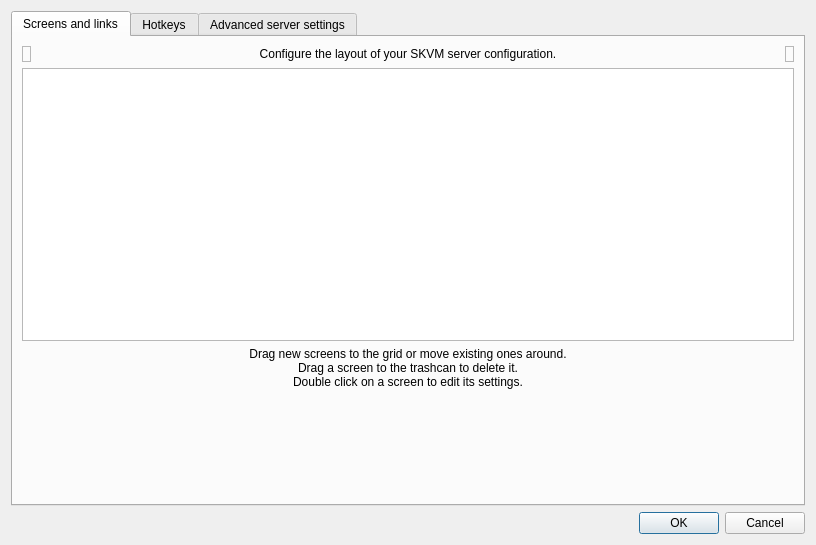
<?xml version="1.0" encoding="UTF-8"?>
<ui version="4.0">
 <class>ServerConfigDialogBase</class>
 <widget class="QDialog" name="ServerConfigDialogBase">
  <property name="geometry">
   <rect>
    <x>0</x>
    <y>0</y>
    <width>816</width>
    <height>545</height>
   </rect>
  </property>
  <property name="windowTitle">
   <string>Server Configuration</string>
  </property>
  <layout class="QVBoxLayout">
   <item>
    <widget class="QTabWidget" name="m_pTabWidget">
     <property name="currentIndex">
      <number>0</number>
     </property>
     <widget class="QWidget" name="m_pTabScreens">
      <attribute name="title">
       <string>Screens and links</string>
      </attribute>
      <layout class="QVBoxLayout">
       <item>
        <layout class="QHBoxLayout">
         <item>
          <widget class="TrashScreenWidget" name="m_pTrashScreenWidget">
           <property name="acceptDrops">
            <bool>true</bool>
           </property>
           <property name="toolTip">
            <string>Drag a screen from the grid to the trashcan to remove it.</string>
           </property>
           <property name="frameShape">
            <enum>QFrame::StyledPanel</enum>
           </property>
           <property name="frameShadow">
            <enum>QFrame::Raised</enum>
           </property>
           <property name="text">
            <string/>
           </property>
           <property name="pixmap">
            <pixmap resource="../res/SKVM.qrc">:/res/icons/64x64/user-trash.png</pixmap>
           </property>
          </widget>
         </item>
         <item>
          <widget class="QLabel" name="label_2">
           <property name="sizePolicy">
            <sizepolicy hsizetype="Preferred" vsizetype="Preferred">
             <horstretch>1</horstretch>
             <verstretch>0</verstretch>
            </sizepolicy>
           </property>
           <property name="text">
            <string>Configure the layout of your SKVM server configuration.</string>
           </property>
           <property name="alignment">
            <set>Qt::AlignCenter</set>
           </property>
           <property name="wordWrap">
            <bool>true</bool>
           </property>
          </widget>
         </item>
         <item>
          <widget class="NewScreenWidget" name="m_pLabelNewScreenWidget">
           <property name="toolTip">
            <string>Drag this button to the grid to add a new screen.</string>
           </property>
           <property name="frameShape">
            <enum>QFrame::StyledPanel</enum>
           </property>
           <property name="frameShadow">
            <enum>QFrame::Raised</enum>
           </property>
           <property name="text">
            <string/>
           </property>
           <property name="pixmap">
            <pixmap resource="../res/SKVM.qrc">:/res/icons/64x64/video-display.png</pixmap>
           </property>
          </widget>
         </item>
        </layout>
       </item>
       <item>
        <widget class="ScreenSetupView" name="m_pScreenSetupView">
         <property name="minimumSize">
          <size>
           <width>0</width>
           <height>273</height>
          </size>
         </property>
         <property name="maximumSize">
          <size>
           <width>16777215</width>
           <height>273</height>
          </size>
         </property>
         <property name="acceptDrops">
          <bool>true</bool>
         </property>
         <property name="autoFillBackground">
          <bool>false</bool>
         </property>
         <property name="frameShape">
          <enum>QFrame::StyledPanel</enum>
         </property>
         <property name="frameShadow">
          <enum>QFrame::Sunken</enum>
         </property>
        </widget>
       </item>
       <item>
        <widget class="QLabel" name="label_3">
         <property name="sizePolicy">
          <sizepolicy hsizetype="Preferred" vsizetype="Preferred">
           <horstretch>1</horstretch>
           <verstretch>0</verstretch>
          </sizepolicy>
         </property>
         <property name="text">
          <string>Drag new screens to the grid or move existing ones around.
Drag a screen to the trashcan to delete it.
Double click on a screen to edit its settings.</string>
         </property>
         <property name="alignment">
          <set>Qt::AlignCenter</set>
         </property>
         <property name="wordWrap">
          <bool>true</bool>
         </property>
        </widget>
       </item>
       <item>
        <spacer>
         <property name="orientation">
          <enum>Qt::Vertical</enum>
         </property>
         <property name="sizeHint" stdset="0">
          <size>
           <width>20</width>
           <height>40</height>
          </size>
         </property>
        </spacer>
       </item>
      </layout>
     </widget>
     <widget class="QWidget" name="m_pTabHotkeys">
      <attribute name="title">
       <string>Hotkeys</string>
      </attribute>
      <layout class="QHBoxLayout">
       <item>
        <widget class="QGroupBox" name="groupBox">
         <property name="title">
          <string>&amp;Hotkeys</string>
         </property>
         <layout class="QGridLayout">
          <item row="0" column="0" rowspan="4">
           <widget class="QListWidget" name="m_pListHotkeys"/>
          </item>
          <item row="0" column="1">
           <widget class="QPushButton" name="m_pButtonNewHotkey">
            <property name="enabled">
             <bool>true</bool>
            </property>
            <property name="text">
             <string>&amp;New</string>
            </property>
           </widget>
          </item>
          <item row="1" column="1">
           <widget class="QPushButton" name="m_pButtonEditHotkey">
            <property name="enabled">
             <bool>false</bool>
            </property>
            <property name="text">
             <string>&amp;Edit</string>
            </property>
           </widget>
          </item>
          <item row="2" column="1">
           <widget class="QPushButton" name="m_pButtonRemoveHotkey">
            <property name="enabled">
             <bool>false</bool>
            </property>
            <property name="text">
             <string>&amp;Remove</string>
            </property>
           </widget>
          </item>
          <item row="3" column="1">
           <spacer>
            <property name="orientation">
             <enum>Qt::Vertical</enum>
            </property>
            <property name="sizeHint" stdset="0">
             <size>
              <width>75</width>
              <height>161</height>
             </size>
            </property>
           </spacer>
          </item>
         </layout>
        </widget>
       </item>
       <item>
        <widget class="QGroupBox" name="groupBox_2">
         <property name="title">
          <string>A&amp;ctions</string>
         </property>
         <layout class="QGridLayout">
          <item row="0" column="0" rowspan="4">
           <widget class="QListWidget" name="m_pListActions"/>
          </item>
          <item row="0" column="1">
           <widget class="QPushButton" name="m_pButtonNewAction">
            <property name="enabled">
             <bool>false</bool>
            </property>
            <property name="text">
             <string>Ne&amp;w</string>
            </property>
           </widget>
          </item>
          <item row="1" column="1">
           <widget class="QPushButton" name="m_pButtonEditAction">
            <property name="enabled">
             <bool>false</bool>
            </property>
            <property name="text">
             <string>E&amp;dit</string>
            </property>
           </widget>
          </item>
          <item row="2" column="1">
           <widget class="QPushButton" name="m_pButtonRemoveAction">
            <property name="enabled">
             <bool>false</bool>
            </property>
            <property name="text">
             <string>Re&amp;move</string>
            </property>
           </widget>
          </item>
          <item row="3" column="1">
           <spacer>
            <property name="orientation">
             <enum>Qt::Vertical</enum>
            </property>
            <property name="sizeHint" stdset="0">
             <size>
              <width>20</width>
              <height>40</height>
             </size>
            </property>
           </spacer>
          </item>
         </layout>
        </widget>
       </item>
      </layout>
     </widget>
     <widget class="QWidget" name="m_pTabAdvanced">
      <attribute name="title">
       <string>Advanced server settings</string>
      </attribute>
      <layout class="QGridLayout">
       <item row="0" column="0">
        <widget class="QGroupBox" name="m_pGroupSwitch">
         <property name="title">
          <string>&amp;Switch</string>
         </property>
         <layout class="QVBoxLayout">
          <item>
           <layout class="QHBoxLayout">
            <item>
             <widget class="QCheckBox" name="m_pCheckBoxSwitchDelay">
              <property name="enabled">
               <bool>true</bool>
              </property>
              <property name="text">
               <string>Switch &amp;after waiting</string>
              </property>
             </widget>
            </item>
            <item>
             <spacer>
              <property name="orientation">
               <enum>Qt::Horizontal</enum>
              </property>
              <property name="sizeHint" stdset="0">
               <size>
                <width>40</width>
                <height>20</height>
               </size>
              </property>
             </spacer>
            </item>
            <item>
             <widget class="QSpinBox" name="m_pSpinBoxSwitchDelay">
              <property name="enabled">
               <bool>false</bool>
              </property>
              <property name="minimum">
               <number>10</number>
              </property>
              <property name="maximum">
               <number>10000</number>
              </property>
              <property name="singleStep">
               <number>10</number>
              </property>
              <property name="value">
               <number>250</number>
              </property>
             </widget>
            </item>
            <item>
             <widget class="QLabel" name="m_pLabel_14">
              <property name="text">
               <string>ms</string>
              </property>
             </widget>
            </item>
           </layout>
          </item>
          <item>
           <layout class="QVBoxLayout">
            <item>
             <layout class="QHBoxLayout">
              <item>
               <widget class="QCheckBox" name="m_pCheckBoxSwitchDoubleTap">
                <property name="enabled">
                 <bool>true</bool>
                </property>
                <property name="text">
                 <string>Switch on double &amp;tap within</string>
                </property>
               </widget>
              </item>
              <item>
               <spacer>
                <property name="orientation">
                 <enum>Qt::Horizontal</enum>
                </property>
                <property name="sizeHint" stdset="0">
                 <size>
                  <width>40</width>
                  <height>20</height>
                 </size>
                </property>
               </spacer>
              </item>
              <item>
               <widget class="QSpinBox" name="m_pSpinBoxSwitchDoubleTap">
                <property name="enabled">
                 <bool>false</bool>
                </property>
                <property name="minimum">
                 <number>10</number>
                </property>
                <property name="maximum">
                 <number>10000</number>
                </property>
                <property name="singleStep">
                 <number>10</number>
                </property>
                <property name="value">
                 <number>250</number>
                </property>
               </widget>
              </item>
              <item>
               <widget class="QLabel" name="m_pLabel_15">
                <property name="text">
                 <string>ms</string>
                </property>
               </widget>
              </item>
             </layout>
            </item>
            <item>
             <widget class="QLabel" name="label_4">
              <property name="text">
               <string>Bump against the screen edge with the mouse pointer twice in quick succession.</string>
              </property>
              <property name="wordWrap">
               <bool>true</bool>
              </property>
             </widget>
            </item>
           </layout>
          </item>
          <item>
           <spacer>
            <property name="orientation">
             <enum>Qt::Vertical</enum>
            </property>
            <property name="sizeHint" stdset="0">
             <size>
              <width>20</width>
              <height>40</height>
             </size>
            </property>
           </spacer>
          </item>
         </layout>
        </widget>
       </item>
       <item row="0" column="1">
        <widget class="QGroupBox" name="m_pGroupOptions">
         <property name="title">
          <string>&amp;Options</string>
         </property>
         <layout class="QGridLayout">
          <item row="12" column="0">
           <spacer>
            <property name="orientation">
             <enum>Qt::Vertical</enum>
            </property>
            <property name="sizeHint" stdset="0">
             <size>
              <width>20</width>
              <height>16</height>
             </size>
            </property>
           </spacer>
          </item>
          <item row="5" column="0">
           <widget class="QCheckBox" name="m_pCheckBoxEnableDragAndDrop">
            <property name="text">
             <string>Enable drag and drop file transfers</string>
            </property>
           </widget>
          </item>
          <item row="4" column="0">
           <widget class="QCheckBox" name="m_pCheckBoxIgnoreAutoConfigClient">
            <property name="text">
             <string>Ignore auto config clients</string>
            </property>
           </widget>
          </item>
          <item row="0" column="0">
           <layout class="QHBoxLayout">
            <item>
             <widget class="QCheckBox" name="m_pCheckBoxHeartbeat">
              <property name="enabled">
               <bool>true</bool>
              </property>
              <property name="text">
               <string>&amp;Check clients every</string>
              </property>
             </widget>
            </item>
            <item>
             <spacer>
              <property name="orientation">
               <enum>Qt::Horizontal</enum>
              </property>
              <property name="sizeHint" stdset="0">
               <size>
                <width>40</width>
                <height>20</height>
               </size>
              </property>
             </spacer>
            </item>
            <item>
             <widget class="QSpinBox" name="m_pSpinBoxHeartbeat">
              <property name="enabled">
               <bool>false</bool>
              </property>
              <property name="minimum">
               <number>1000</number>
              </property>
              <property name="maximum">
               <number>30000</number>
              </property>
              <property name="singleStep">
               <number>1000</number>
              </property>
              <property name="value">
               <number>5000</number>
              </property>
             </widget>
            </item>
            <item>
             <widget class="QLabel" name="m_pLabel_16">
              <property name="text">
               <string>ms</string>
              </property>
             </widget>
            </item>
           </layout>
          </item>
          <item row="7" column="0">
           <layout class="QHBoxLayout" name="hLayoutClipboardSize">
            <item>
             <widget class="QLabel" name="m_pLabelSharingSize">
              <property name="text">
               <string>Clipboard size</string>
              </property>
             </widget>
            </item>
            <item>
             <spacer name="horizontalSpacer">
              <property name="orientation">
               <enum>Qt::Horizontal</enum>
              </property>
              <property name="sizeHint" stdset="0">
               <size>
                <width>40</width>
                <height>20</height>
               </size>
              </property>
             </spacer>
            </item>
            <item>
             <widget class="QSpinBox" name="m_pSpinBoxClipboardSizeLimit">
              <property name="toolTip">
               <string>Clipboard sharing size in bytes</string>
              </property>
              <property name="toolTipDuration">
               <number>-3</number>
              </property>
              <property name="alignment">
               <set>Qt::AlignLeading|Qt::AlignLeft|Qt::AlignVCenter</set>
              </property>
              <property name="minimum">
               <number>1000000</number>
              </property>
              <property name="maximum">
               <number>100000000</number>
              </property>
              <property name="singleStep">
               <number>1000</number>
              </property>
              <property name="value">
               <number>3000000</number>
              </property>
             </widget>
            </item>
            <item>
             <widget class="QLabel" name="labelClipboardSizeMb">
              <property name="text">
               <string>mb</string>
              </property>
             </widget>
            </item>
           </layout>
          </item>
          <item row="3" column="0">
           <widget class="QCheckBox" name="m_pCheckBoxWin32KeepForeground">
            <property name="enabled">
             <bool>true</bool>
            </property>
            <property name="text">
             <string>Don't take &amp;foreground window on Windows servers</string>
            </property>
           </widget>
          </item>
          <item row="6" column="0">
           <widget class="QCheckBox" name="m_pCheckBoxEnableClipboard">
            <property name="text">
             <string>Enable clipboard sharing</string>
            </property>
            <property name="checked">
             <bool>true</bool>
            </property>
           </widget>
          </item>
          <item row="2" column="0">
           <widget class="QCheckBox" name="m_pCheckBoxScreenSaverSync">
            <property name="enabled">
             <bool>true</bool>
            </property>
            <property name="text">
             <string>S&amp;ynchronize screen savers</string>
            </property>
           </widget>
          </item>
          <item row="1" column="0">
           <widget class="QCheckBox" name="m_pCheckBoxRelativeMouseMoves">
            <property name="enabled">
             <bool>true</bool>
            </property>
            <property name="text">
             <string>Use &amp;relative mouse moves</string>
            </property>
           </widget>
          </item>
         </layout>
        </widget>
       </item>
       <item row="1" column="0" colspan="2">
        <widget class="QGroupBox" name="m_pGroupSwitchCorners">
         <property name="title">
          <string>&amp;Dead corners</string>
         </property>
         <property name="checked">
          <bool>false</bool>
         </property>
         <layout class="QGridLayout">
          <item row="0" column="0" colspan="2">
           <widget class="QCheckBox" name="m_pCheckBoxCornerTopLeft">
            <property name="text">
             <string>To&amp;p-left</string>
            </property>
           </widget>
          </item>
          <item row="0" column="2" colspan="2">
           <widget class="QCheckBox" name="m_pCheckBoxCornerTopRight">
            <property name="text">
             <string>Top-rig&amp;ht</string>
            </property>
           </widget>
          </item>
          <item row="1" column="0" colspan="2">
           <widget class="QCheckBox" name="m_pCheckBoxCornerBottomLeft">
            <property name="text">
             <string>&amp;Bottom-left</string>
            </property>
           </widget>
          </item>
          <item row="1" column="2" colspan="2">
           <widget class="QCheckBox" name="m_pCheckBoxCornerBottomRight">
            <property name="text">
             <string>Bottom-ri&amp;ght</string>
            </property>
           </widget>
          </item>
          <item row="2" column="0">
           <spacer>
            <property name="orientation">
             <enum>Qt::Horizontal</enum>
            </property>
            <property name="sizeHint" stdset="0">
             <size>
              <width>40</width>
              <height>20</height>
             </size>
            </property>
           </spacer>
          </item>
          <item row="2" column="1" colspan="2">
           <layout class="QHBoxLayout">
            <item>
             <widget class="QLabel" name="label">
              <property name="text">
               <string>Cor&amp;ner Size:</string>
              </property>
              <property name="buddy">
               <cstring>m_pSpinBoxSwitchCornerSize</cstring>
              </property>
             </widget>
            </item>
            <item>
             <widget class="QSpinBox" name="m_pSpinBoxSwitchCornerSize"/>
            </item>
           </layout>
          </item>
          <item row="2" column="3">
           <spacer>
            <property name="orientation">
             <enum>Qt::Horizontal</enum>
            </property>
            <property name="sizeHint" stdset="0">
             <size>
              <width>40</width>
              <height>20</height>
             </size>
            </property>
           </spacer>
          </item>
         </layout>
        </widget>
       </item>
       <item row="2" column="0">
        <spacer>
         <property name="orientation">
          <enum>Qt::Vertical</enum>
         </property>
         <property name="sizeHint" stdset="0">
          <size>
           <width>20</width>
           <height>40</height>
          </size>
         </property>
        </spacer>
       </item>
      </layout>
     </widget>
    </widget>
   </item>
   <item>
    <widget class="QDialogButtonBox" name="m_pButtonBox">
     <property name="orientation">
      <enum>Qt::Horizontal</enum>
     </property>
     <property name="standardButtons">
      <set>QDialogButtonBox::Cancel|QDialogButtonBox::Ok</set>
     </property>
    </widget>
   </item>
  </layout>
 </widget>
 <customwidgets>
  <customwidget>
   <class>ScreenSetupView</class>
   <extends>QTableView</extends>
   <header>ScreenSetupView.h</header>
   <container>1</container>
  </customwidget>
  <customwidget>
   <class>NewScreenWidget</class>
   <extends>QLabel</extends>
   <header>NewScreenWidget.h</header>
  </customwidget>
  <customwidget>
   <class>TrashScreenWidget</class>
   <extends>QLabel</extends>
   <header>TrashScreenWidget.h</header>
  </customwidget>
 </customwidgets>
 <resources>
  <include location="../res/SKVM.qrc"/>
 </resources>
 <connections>
  <connection>
   <sender>m_pButtonBox</sender>
   <signal>accepted()</signal>
   <receiver>ServerConfigDialogBase</receiver>
   <slot>accept()</slot>
   <hints>
    <hint type="sourcelabel">
     <x>572</x>
     <y>424</y>
    </hint>
    <hint type="destinationlabel">
     <x>377</x>
     <y>-8</y>
    </hint>
   </hints>
  </connection>
  <connection>
   <sender>m_pButtonBox</sender>
   <signal>rejected()</signal>
   <receiver>ServerConfigDialogBase</receiver>
   <slot>reject()</slot>
   <hints>
    <hint type="sourcelabel">
     <x>641</x>
     <y>424</y>
    </hint>
    <hint type="destinationlabel">
     <x>595</x>
     <y>1</y>
    </hint>
   </hints>
  </connection>
  <connection>
   <sender>m_pCheckBoxSwitchDelay</sender>
   <signal>toggled(bool)</signal>
   <receiver>m_pSpinBoxSwitchDelay</receiver>
   <slot>setEnabled(bool)</slot>
   <hints>
    <hint type="sourcelabel">
     <x>110</x>
     <y>63</y>
    </hint>
    <hint type="destinationlabel">
     <x>110</x>
     <y>63</y>
    </hint>
   </hints>
  </connection>
  <connection>
   <sender>m_pCheckBoxSwitchDoubleTap</sender>
   <signal>toggled(bool)</signal>
   <receiver>m_pSpinBoxSwitchDoubleTap</receiver>
   <slot>setEnabled(bool)</slot>
   <hints>
    <hint type="sourcelabel">
     <x>110</x>
     <y>63</y>
    </hint>
    <hint type="destinationlabel">
     <x>110</x>
     <y>63</y>
    </hint>
   </hints>
  </connection>
  <connection>
   <sender>m_pCheckBoxHeartbeat</sender>
   <signal>toggled(bool)</signal>
   <receiver>m_pSpinBoxHeartbeat</receiver>
   <slot>setEnabled(bool)</slot>
   <hints>
    <hint type="sourcelabel">
     <x>110</x>
     <y>63</y>
    </hint>
    <hint type="destinationlabel">
     <x>110</x>
     <y>63</y>
    </hint>
   </hints>
  </connection>
  <connection>
   <sender>m_pListHotkeys</sender>
   <signal>itemDoubleClicked(QListWidgetItem*)</signal>
   <receiver>m_pButtonEditHotkey</receiver>
   <slot>click()</slot>
   <hints>
    <hint type="sourcelabel">
     <x>197</x>
     <y>115</y>
    </hint>
    <hint type="destinationlabel">
     <x>304</x>
     <y>115</y>
    </hint>
   </hints>
  </connection>
  <connection>
   <sender>m_pListActions</sender>
   <signal>itemDoubleClicked(QListWidgetItem*)</signal>
   <receiver>m_pButtonEditAction</receiver>
   <slot>click()</slot>
   <hints>
    <hint type="sourcelabel">
     <x>505</x>
     <y>120</y>
    </hint>
    <hint type="destinationlabel">
     <x>677</x>
     <y>118</y>
    </hint>
   </hints>
  </connection>
 </connections>
</ui>
